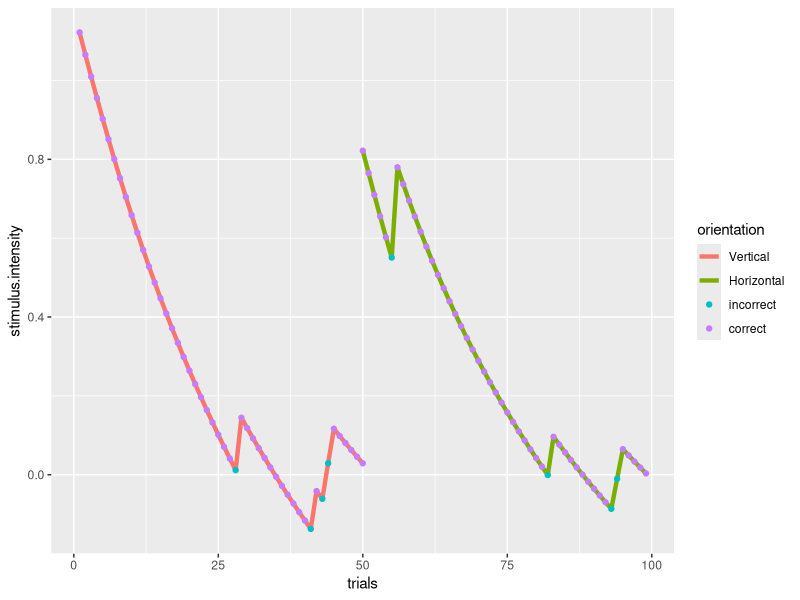

This chart was generated by the following R code:
library('dplyr')
library('tidyr')
library('ggplot2')

# Working directory -- change this to match your file structure
setwd(dirname(rstudioapi::getSourceEditorContext()$path))
setwd('../data')

# load data
df <- read.csv('ear_test_contrast_contrast_2023-09-21_16h47.18.494.csv')
# Remove data rows associated with instructions (note the contrast experiment only has one set of instructions)
df <- filter(df, is.na(instructions.started))
# Combine trials1 and trials 2 (note that I accidentally named it trials2 for contrast and trials_2 for orientation)
df$stimulus.intensity <- rowSums(select(df, trials.intensity, trials2.intensity), na.rm = TRUE)
# Which block it came from
df$orientation <- factor(is.na(df$trials.thisTrialN), levels=c(FALSE, TRUE), labels=c('Vertical','Horizontal'))
# df$orientation <- factor(is.na(df$trials.thisTrialN), levels=c(FALSE, TRUE), labels=c('vertical','horizontal'))
df$trials2.thisTrialN <- df$trials2.thisTrialN + max(df$trials.thisTrialN, na.rm=TRUE)
df$trials <- rowSums(select(df,trials.thisTrialN,trials2.thisTrialN), na.rm = TRUE) +1 #I'm adding 1 because I don't like zero based indexing
# convert the responses into a correct/incorrect factor
df$response <- rowSums(select(df, trials.response, trials2.response), na.rm = TRUE)
df$response <- factor(df$response, levels=c(0,1), labels=c('incorrect','correct'))
# Plot stimulus intensity
ggplot(df, aes(x=trials, y=stimulus.intensity, color=orientation))+
  geom_line(size=1.5)+geom_point(data=df,aes(color=response))
